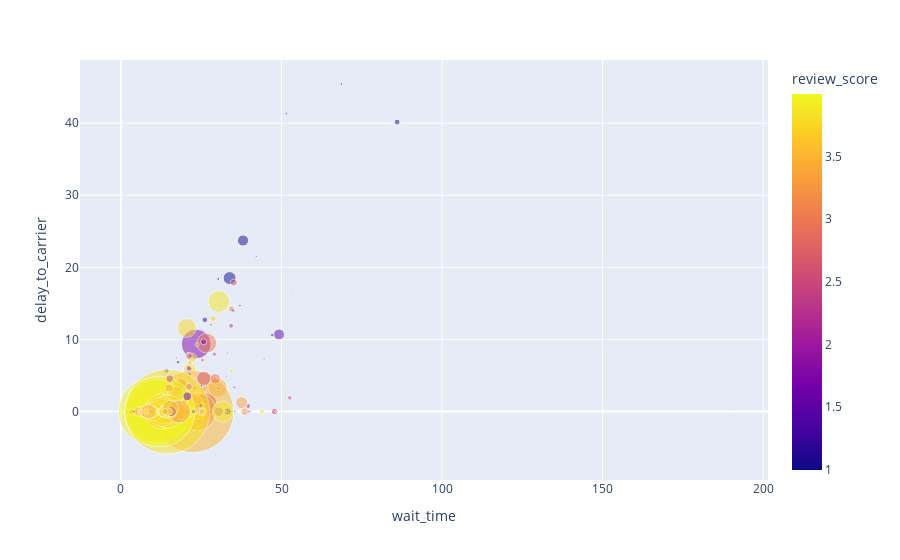

Write notebook code for a chart like this one.
### Code cell
fig = px.scatter(data_frame = sellers[sellers['review_score'] < 4],
    x='wait_time',
    y= 'delay_to_carrier',
    size='sales',
    color='review_score',
    size_max=60,
    opacity=0.5
    )

fig.show()

### Figure 1 — Plotly figure (JSON) as saved in the notebook; plotly's stock layout.template omitted (floating-point values rounded to 4 significant figures; data arrays with more than 128 entries replaced by an {"elided": "..."} marker saying what was removed)
{"data": [{"hovertemplate": "wait_time=%{x}<br>delay_to_carrier=%{y}<br>sales=%{marker.size}<br>review_score=%{marker.color}<extra></extra>", "legendgroup": "", "marker": {"color": {"elided": "919 float values"}, "coloraxis": "coloraxis", "opacity": 0.5, "size": {"elided": "919 float values"}, "sizemode": "area", "sizeref": 55.69, "symbol": "circle"}, "mode": "markers", "name": "", "orientation": "v", "showlegend": false, "type": "scatter", "x": {"elided": "919 float values"}, "xaxis": "x", "y": {"elided": "919 float values"}, "yaxis": "y"}], "layout": {"coloraxis": {"colorbar": {"title": {"text": "review_score"}}, "colorscale": [[0, "#0d0887"], [0.1111, "#46039f"], [0.2222, "#7201a8"], [0.3333, "#9c179e"], [0.4444, "#bd3786"], [0.5556, "#d8576b"], [0.6667, "#ed7953"], [0.7778, "#fb9f3a"], [0.8889, "#fdca26"], [1, "#f0f921"]]}, "legend": {"itemsizing": "constant", "tracegroupgap": 0}, "margin": {"t": 60}, "xaxis": {"anchor": "y", "domain": [0, 1], "title": {"text": "wait_time"}}, "yaxis": {"anchor": "x", "domain": [0, 1], "title": {"text": "delay_to_carrier"}}}}
